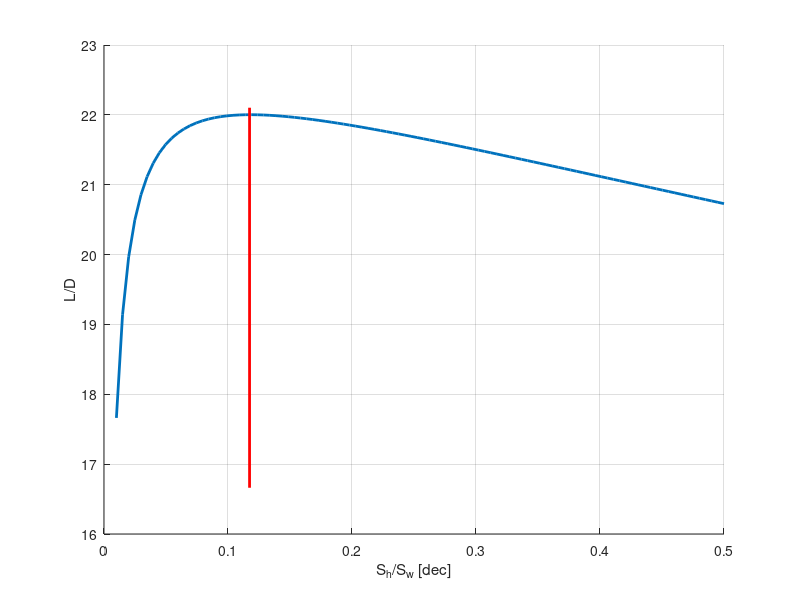
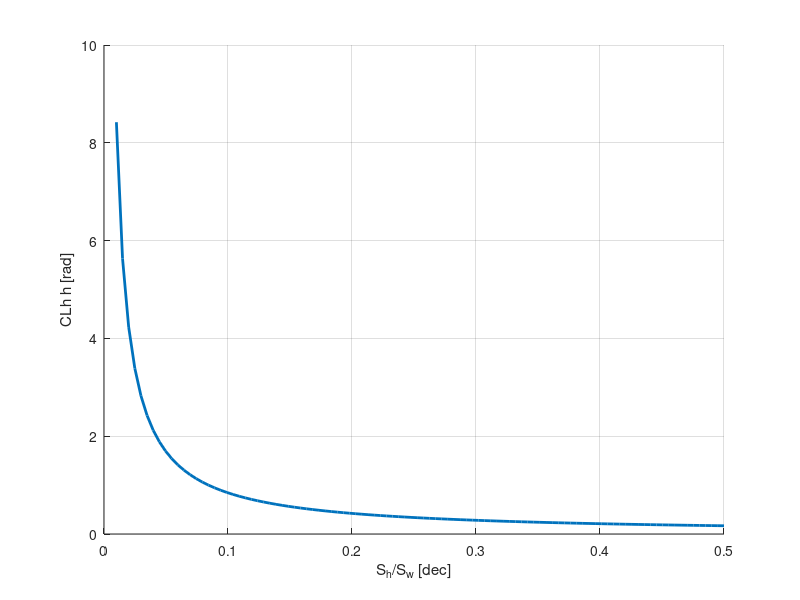
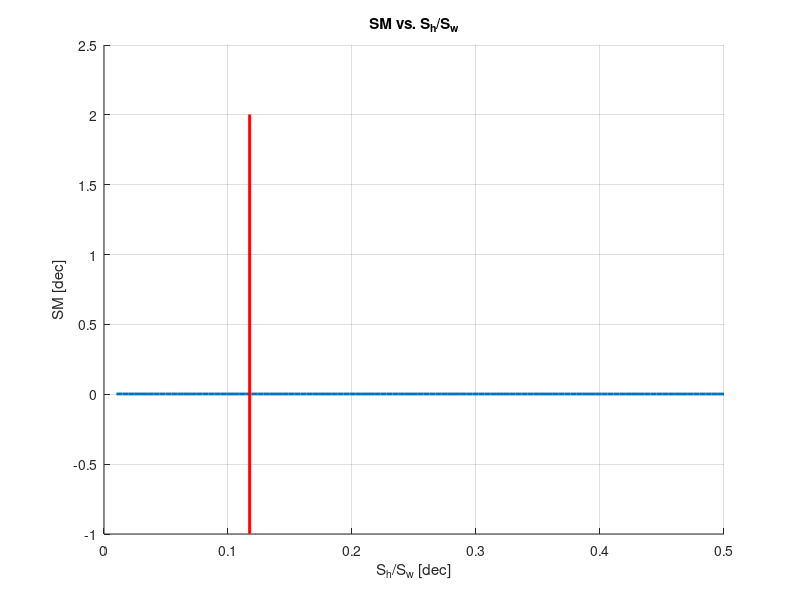

Recreate these plots in MATLAB, in order.
clear; clc; close all;

num_points = 100;
Sh_Sw_array = linspace(0.01, 0.5, num_points)';

% abs(CLh) < 1
%note to self redo code with the optimal Sh/Sw
%this would the value at the bottom
% optimal Sh/Sw = 0.117383383383383
%this value is at max L/D

%ask if we need a 3rd graph
%check our answer with Joe



%constraint
%% plane
wing_c = 40;
wing_b = 240;

%% change due to project numbers
%wing 
%NASA4415
Claw_Ainf = 0.1*180/pi; %
ARw = wing_b/wing_c; %
fw = 0.987;%
ew = 0.975; %
iw = 2*pi/180; %
aoa_0Lw = -4*pi/180; %
CD0w = 0.0074; %
Cmacw = -0.1; %
CLw_ext = -0.5; %

%tail
%NASA009
Clah_Ainf = 0.1*180/pi; %
ARh = 4.0; %
eh = 0.99; %
fh = 1; %
CD0h = 0.0055; %
Cmach = 0.0; %
etah = 0.75; %

%layout
Xcg = 14;
Xacw = 10;
lh = 95;

%nominal operating condition
aoa_nom = 0;

CLaw = fw*(Claw_Ainf/(1+Claw_Ainf/(pi*ARw))); %dCL/da
CLah = fh*(Clah_Ainf/(1+Clah_Ainf/(pi*ARh)));
de_da = 2*CLaw/(pi*ARw);

CLa = CLaw + etah*Sh_Sw_array*(1-de_da)*CLah;

CLw = CLaw*(aoa_nom + iw - aoa_0Lw);
Xa_bar = (Xcg - Xacw)/wing_c;

%step 1, establish the relationship between Sh/Sw and CLh
CLh = (CLw*Xa_bar + Cmacw + Sh_Sw_array*Cmach)./(etah*Sh_Sw_array*lh/wing_c); %solve for the CLh from...

%step 2, establish the total CL
CLtotal = CLw + etah*Sh_Sw_array.*CLh;

%step 3 drag
CDw = CD0w + CLw^2/(pi*ARw*ew);
CDh = CD0h + CLh.^2/(pi*ARh*ew);
CDtotal = CDw + etah*Sh_Sw_array.*CDh;


%step 4, L/D
L_over_D = CLtotal./CDtotal;

figure(1)
hold on
plot (Sh_Sw_array, L_over_D, 'linewidth', 2);
xlabel('S_{h}/S_{w} [dec]')
ylabel('L/D');
grid on

%step 5, relationship between aoa_h and Sh/Sw
%abs_aoa_h = abs((CLw_ext*Xa_bar + Cmacw + Sh_Sw_array*Cmach)./(etah*Sh_Sw_array*CLah*lh/wing_c));
CL_test = abs(CLw_ext*Xa_bar + Cmacw + Sh_Sw_array*Cmach)./(etah*Sh_Sw_array*lh/wing_c);
%Sh_Sw_min = interpolate(abs_aoa_h*180/pi, Sh_Sw_array, aoa_h_max_deg);

figure (2)
hold on
plot (Sh_Sw_array, CL_test, 'linewidth', 2);
%plot(Sh_Sw_array, aoa_h_max_deg*ones(num_points,1),'color','r','linewidth',2);
xlabel('S_{h}/S_{w} [dec]')
ylabel('CLh {h} [rad]');
grid on

%step 6
dCmcg_da = CLaw*Xa_bar - etah*(0.117383383383383*lh/wing_c*CLah*(1-de_da));
SM = -dCmcg_da./CLa;
figure (3)
hold on
plot(Sh_Sw_array, SM,'LineWidth',2);
xlabel('S_{h}/S_{w} [dec]')
ylabel('SM [dec]');
title('SM vs. S_{h}/S_{w}')
grid on

%step 7
CLh_opt = (CLw*Xa_bar + Cmacw + 0.117383383383383*Cmach)./(etah*0.117383383383383*lh/wing_c);

figure (1)
plot( [0.117383383383383 0.117383383383383], [min(L_over_D)-1 (max(L_over_D)+0.1)],'r','linewidth',2);

figure (3)
plot( [0.117383383383383 0.117383383383383],[min(SM)-1 max(SM)+2],'r','linewidth',2);
